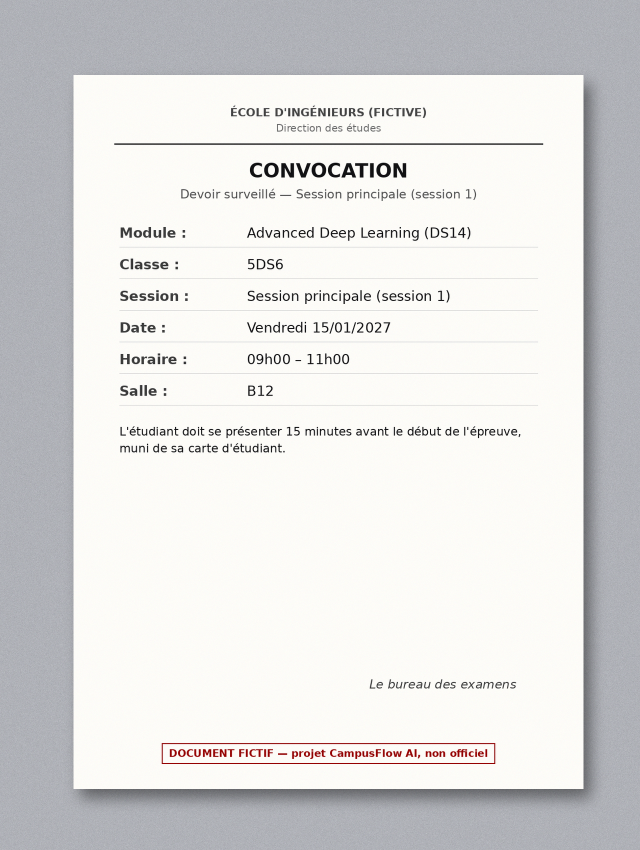
#> input picture eval/testsets/T4_photos/T4-01_convocation_ds14_5ds6.png, 1280 x 1700 px (shown at 1/2 size)
$ python degrade_t4.py
#> lines starting #> are read from the running program, lines starting #| are printed output that depends on the picture
"""CF-113 / CF-208d — derive the degraded T4 photos from Ines's sharp images, and draw the unrelated image.

  T4-01_convocation_ds14_5ds6.png  → T4-09_convocation_ds14_blurry.jpg   (dim light + horizontal motion blur + slight angle)
  T4-06_emploi_du_temps_2a7.jpg    → T4-10_emploi_du_temps_rotated.jpg   (rotated 90° clockwise)
  (drawn)                          → T4-11_unrelated_menu.png            (cafeteria menu board, nothing academic)
The sources stay tests of their own. Deterministic: re-running gives the same images.
Run: .venv/Scripts/python scripts/testsets/degrade_t4.py
"""
import sys
from pathlib import Path

from PIL import Image, ImageChops, ImageDraw, ImageEnhance, ImageFilter, ImageFont

ROOT = Path(__file__).resolve().parents[2]
P = ROOT / "eval/testsets/T4_photos"
JOBS = {"T4-01_convocation_ds14_5ds6.png": "T4-09_convocation_ds14_blurry.jpg",
        "T4-06_emploi_du_temps_2a7.jpg": "T4-10_emploi_du_temps_rotated.jpg"}
UNRELATED = "T4-11_unrelated_menu.png"


def motion_blur(img: Image.Image, length: int = 9) -> Image.Image:
    """Average of horizontally shifted copies = linear motion blur (Pillow has no motion-blur filter)."""
    acc = img.copy()
    for i in range(1, length):
        shifted = ImageChops.offset(img, i - length // 2, 0)
        acc = Image.blend(acc, shifted, 1.0 / (i + 1))
    return acc


def blurry(img: Image.Image) -> Image.Image:
    img = img.convert("RGB")
    w = img.width
    img = motion_blur(img, length=max(9, w // 80))            # scales with resolution: ~16 px on a 1280 px image
    img = img.filter(ImageFilter.GaussianBlur(radius=max(1.5, w / 700)))
    img = ImageEnhance.Brightness(img).enhance(0.55)          # dim light
    img = ImageEnhance.Contrast(img).enhance(0.75)
    return img.rotate(4, resample=Image.BICUBIC, expand=True, fillcolor=(20, 20, 20))  # slight angle


def menu_board() -> Image.Image:
    """A chalkboard cafeteria menu: the 'unrelated photo' case (no school data at all). ASCII text: Pillow's
    built-in font has no accents, and a system font would make the image machine-dependent."""
    img = Image.new("RGB", (1024, 1280), (38, 58, 48))
    d = ImageDraw.Draw(img)
    d.rectangle([24, 24, 999, 1255], outline=(140, 100, 60), width=28)
    big, mid, small = (ImageFont.load_default(size=s) for s in (78, 50, 30))
    d.text((512, 170), "MENU DU JOUR", font=big, fill=(240, 240, 230), anchor="mm")
    d.line([200, 240, 824, 240], fill=(240, 240, 230), width=4)
    for i, dish in enumerate(["Couscous aux legumes", "Salade mechouia", "Lablabi", "Yaourt ou fruit", "The a la menthe"]):
        d.text((512, 380 + i * 140), dish, font=mid, fill=(235, 235, 220), anchor="mm")
    d.text((512, 1180), "Cafeteria - image de test, projet CampusFlow AI", font=small, fill=(200, 200, 190), anchor="mm")
    return img


def main() -> None:
    missing = [s for s in JOBS if not (P / s).exists()]
    if missing:
        sys.exit(f"missing source images in eval/testsets/T4_photos/: {missing}")
    for src, dst in JOBS.items():
        img = Image.open(P / src)
#> img is the input picture: PIL image 1280x1700 RGB; mean R, G, B 221.5, 221.1, 220.5
        out = blurry(img) if "blurry" in dst else img.convert("RGB").rotate(-90, expand=True)  # -90 = clockwise
#> the loop in motion_blur, `for i in range(1, length):` made 15 passes
#> pass 1, in motion_blur, `shifted = ImageChops.offset(img, i - length // 2, 0)`:
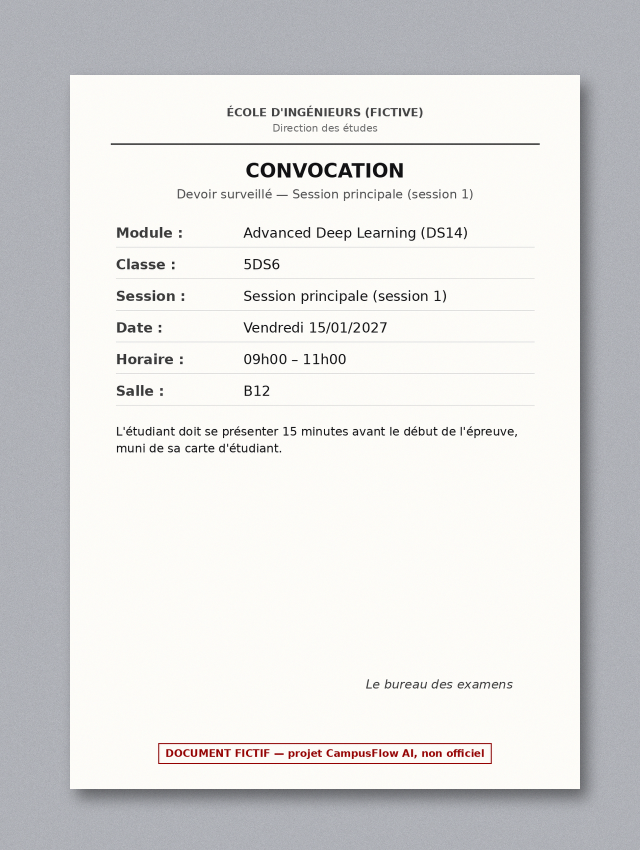
#> shifted: PIL image 1280x1700 RGB (shown at 1/2 size); mean R, G, B 221.5, 221.1, 220.5
#> pass 1, in motion_blur, `acc = Image.blend(acc, shifted, 1.0 / (i + 1))`:
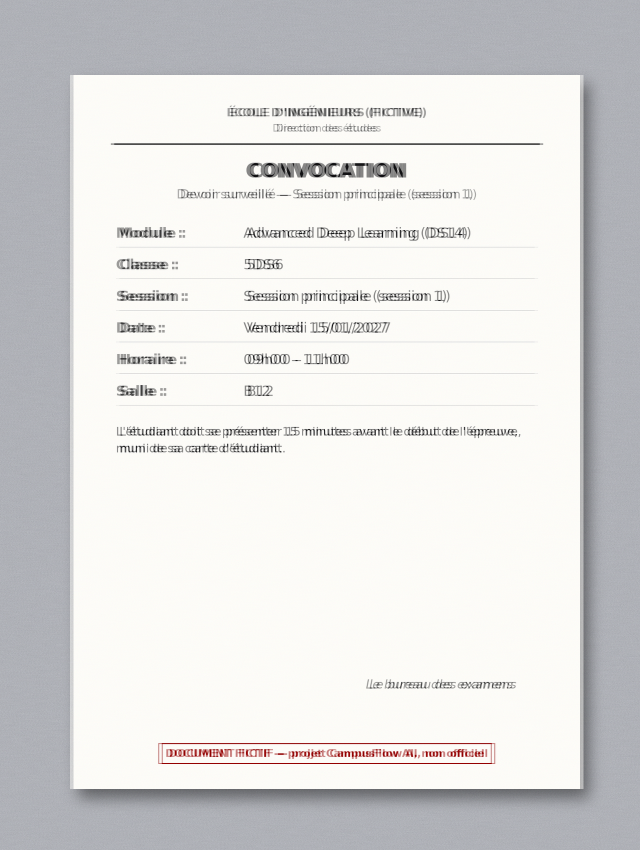
#> acc: PIL image 1280x1700 RGB (shown at 1/2 size); mean R, G, B 221.2, 220.8, 220.2
#> after the loop in motion_blur, `for i in range(1, length):`:
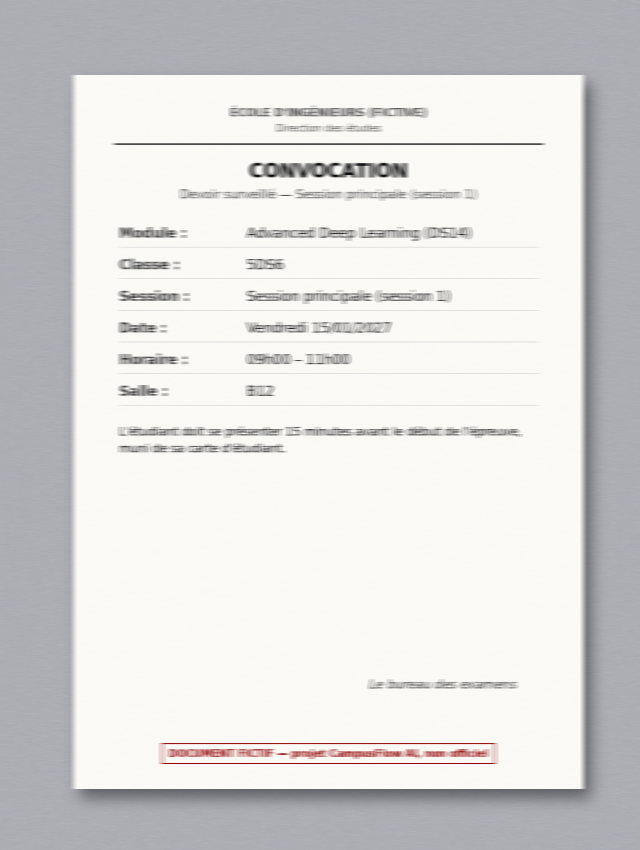
#> acc: PIL image 1280x1700 RGB (shown at 1/2 size); mean R, G, B 218.8, 218.3, 217.7
#> in blurry, `img = ImageEnhance.Brightness(img).enhance(0.55)`:
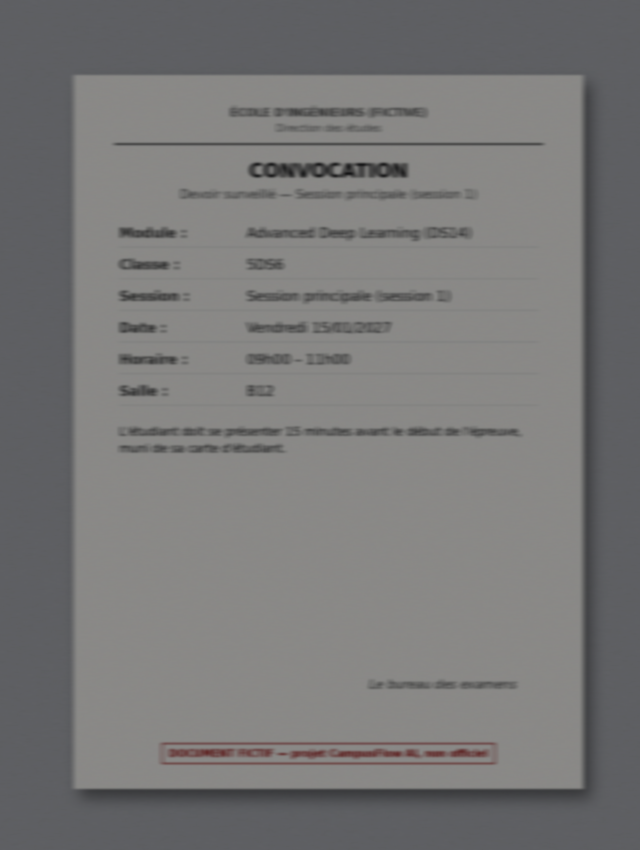
#> img: PIL image 1280x1700 RGB (shown at 1/2 size); mean R, G, B 120, 119.5, 119.2
#> in blurry, `return img.rotate(4, resample=Image.BICUBIC, expand=True, fillcolor=(2..`:
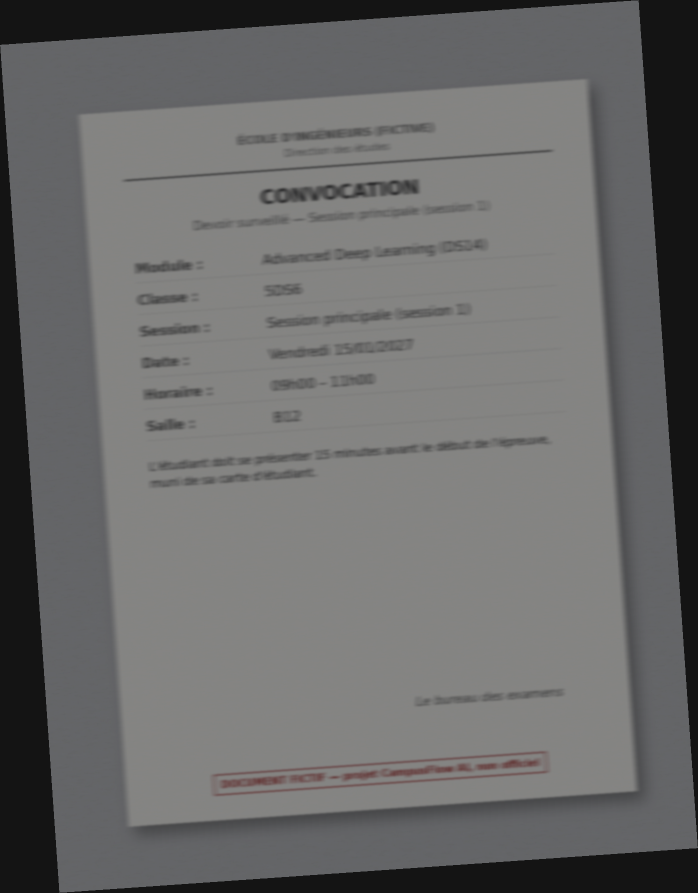
#> returned value: PIL image 1396x1786 RGB (shown at 1/2 size); mean R, G, B 106.5, 106.5, 106.1
        out.save(P / dst, quality=88)
        print(f"{src} ({img.width}x{img.height}) → {dst} ({out.width}x{out.height})")
#| T4-01_convocation_ds14_5ds6.png (1280x1700) → T4-09_convocation_ds14_blurry.jpg (1396x1786)
#> pass 2 of the loop in main, `for src, dst in JOBS.items():`:
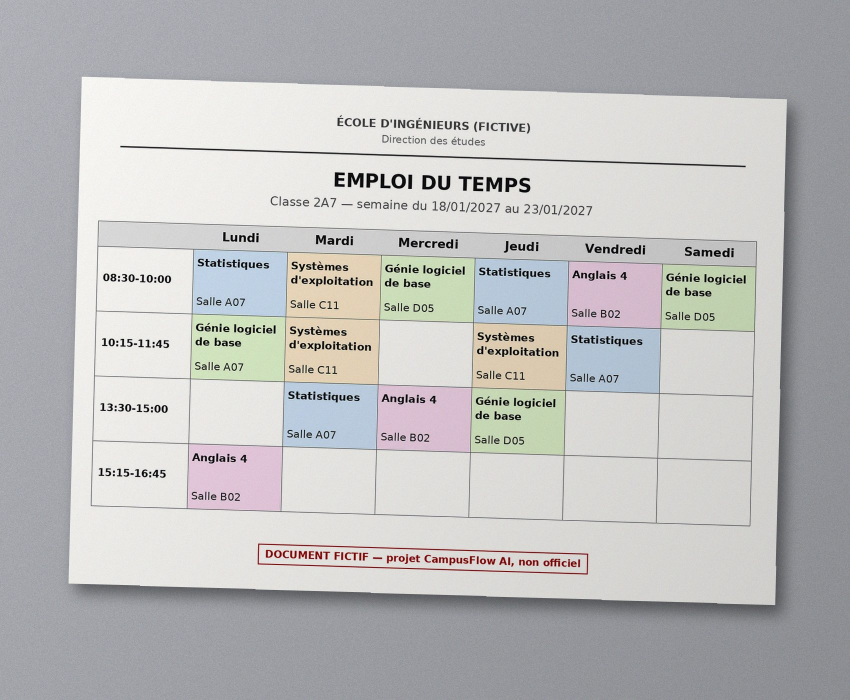
#> input picture eval/testsets/T4_photos/T4-06_emploi_du_temps_2a7.jpg, 1700 x 1400 px (shown at 1/2 size)
#> in main, img is the input picture: PIL image 1700x1400 RGB; mean R, G, B 188.6, 188.3, 188.2
#> in main, `out = blurry(img) if "blurry" in dst else img.convert("RGB").rotate(-9..`:
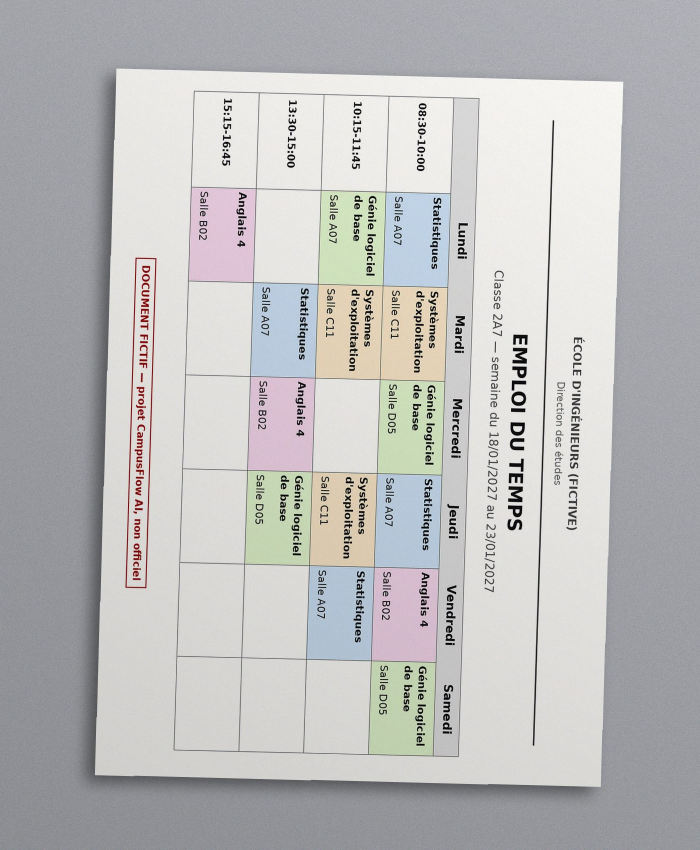
#> out: PIL image 1400x1700 RGB (shown at 1/2 size); mean R, G, B 188.6, 188.3, 188.2
#| T4-06_emploi_du_temps_2a7.jpg (1700x1400) → T4-10_emploi_du_temps_rotated.jpg (1400x1700)
    menu_board().save(P / UNRELATED)
#> in menu_board, `img = Image.new("RGB", (1024, 1280), (38, 58, 48))`:
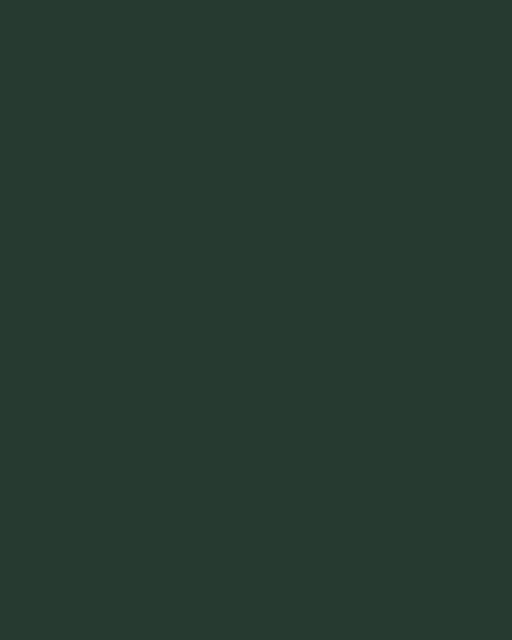
#> img: PIL image 1024x1280 RGB (shown at 1/2 size); mean R, G, B 38, 58, 48
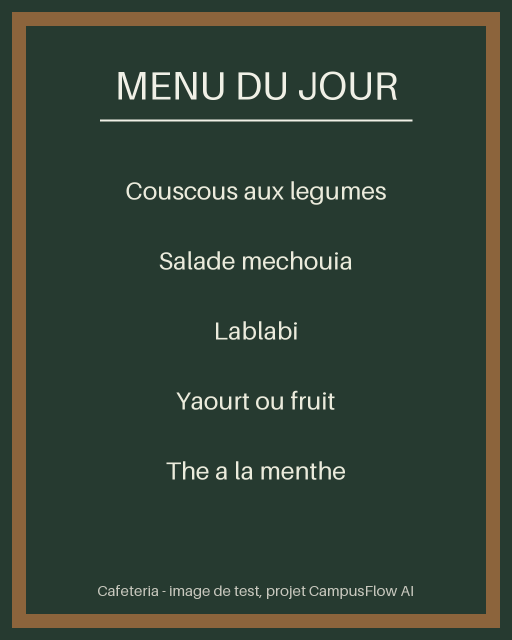
#> saved as T4-11_unrelated_menu.png: PIL image 1024x1280 RGB (shown at 1/2 size); mean R, G, B 52.4, 66.4, 53.5
    print(f"drawn → {UNRELATED}")


if __name__ == "__main__":
    main()
